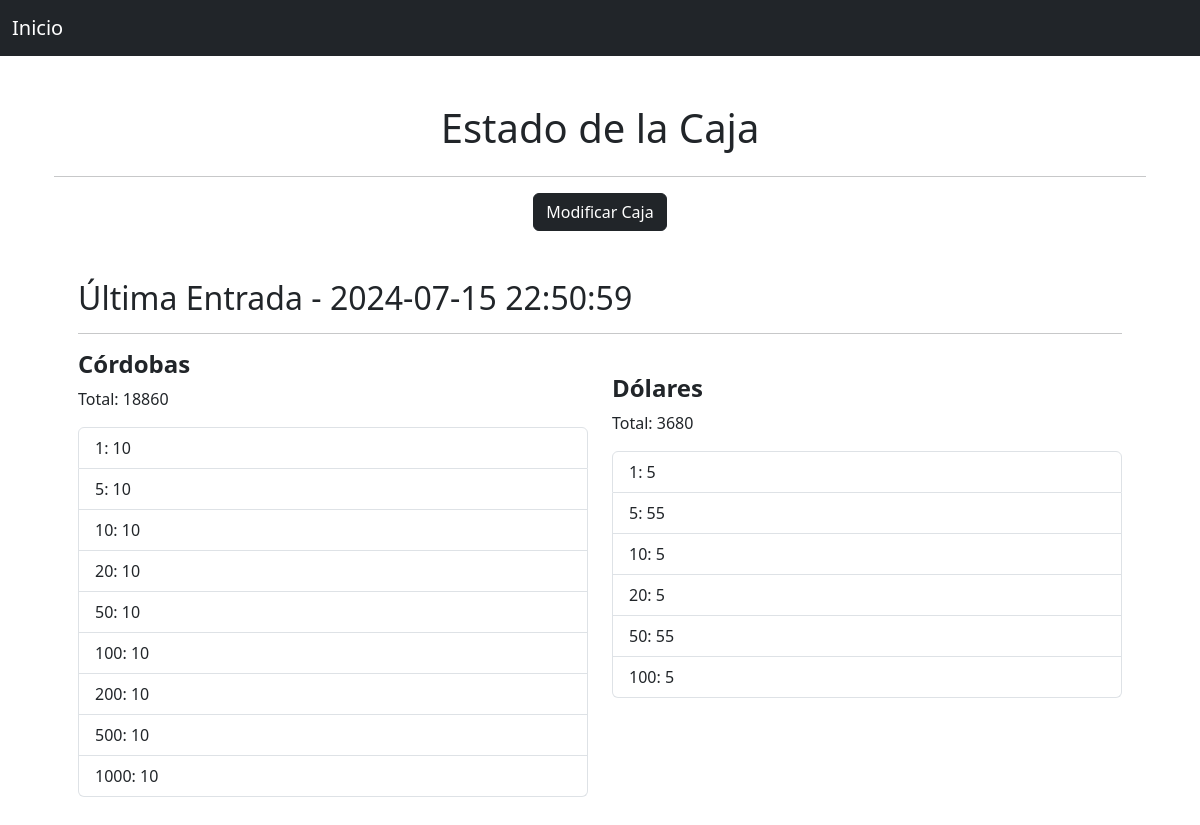
Page /caja/get on the earlier database version.
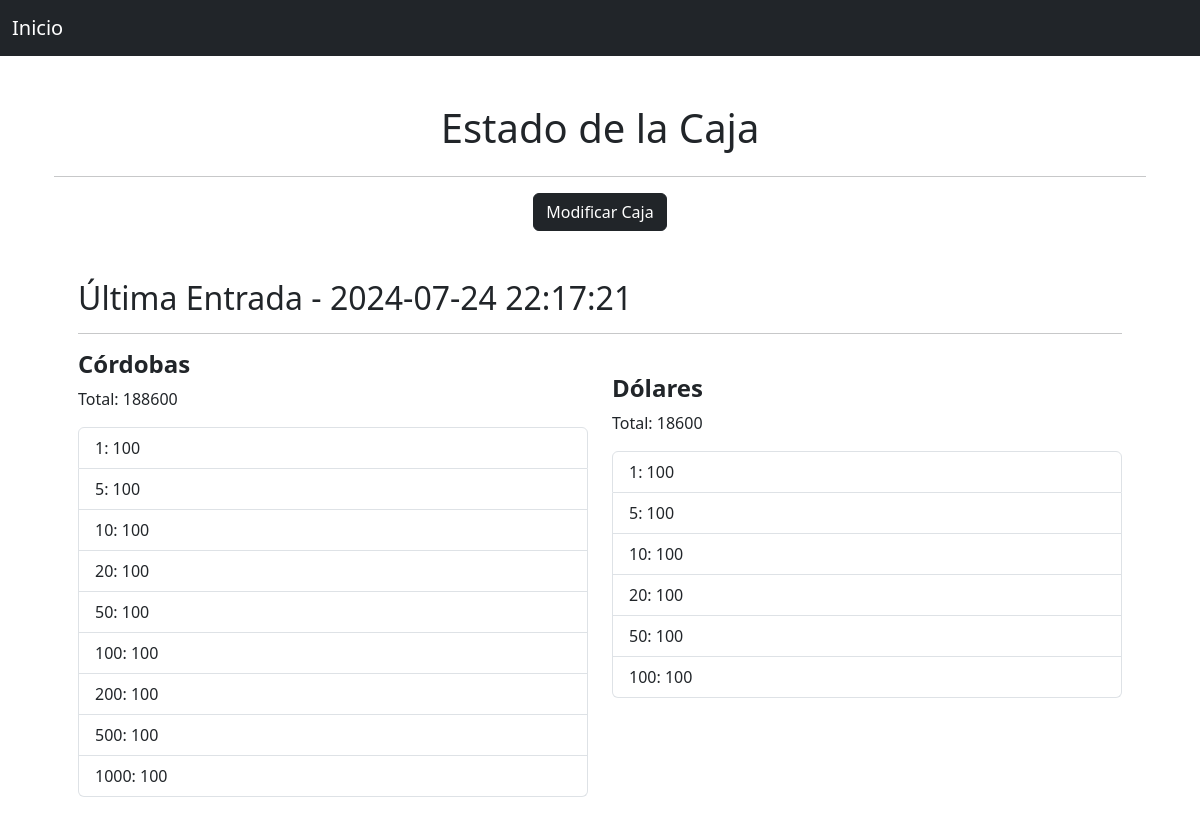
Same page on the later database version.
### app/models/caja.py (models this page shows, shortened)
class Caja(db.Model):
    id = db.Column(db.Integer, primary_key=True)
    fecha = db.Column(db.DateTime, nullable=False, default=datetime.utcnow)
    moneda_local_1 = db.Column(db.Integer, default=0)  # Ejemplo: billetes de 1
    moneda_local_5 = db.Column(db.Integer, default=0)  # Ejemplo: billetes de 5
    moneda_local_10 = db.Column(db.Integer, default=0)  # Ejemplo: billetes de 10
    moneda_local_20 = db.Column(db.Integer, default=0)  # Ejemplo: billetes de 20
    moneda_local_50 = db.Column(db.Integer, default=0)  # Ejemplo: billetes de 50
    moneda_local_100 = db.Column(db.Integer, default=0)  # Ejemplo: billetes de 100
    moneda_local_200 = db.Column(db.Integer, default=0)  # Ejemplo: billetes de 200
    moneda_local_500 = db.Column(db.Integer, default=0)  # Ejemplo: billetes de 500
    moneda_local_1000 = db.Column(db.Integer, default=0)  # Ejemplo: billetes de 1000
    dolar_1 = db.Column(db.Integer, default=0)  # Ejemplo: billetes de 1 dólar
    dolar_5 = db.Column(db.Integer, default=0)  # Ejemplo: billetes de 5 dólares
    dolar_10 = db.Column(db.Integer, default=0)  # Ejemplo: billetes de 10 dólares
    dolar_20 = db.Column(db.Integer, default=0)  # Ejemplo: billetes de 20 dólares
    dolar_50 = db.Column(db.Integer, default=0)  # Ejemplo: billetes de 50 dólares
    dolar_100 = db.Column(db.Integer, default=0)  # Ejemplo: billetes de 100 dólares

### app/views/main.py (the view)
@main.route('/caja/get')
def get_caja():
    caja = Caja.query.order_by(Caja.id.desc()).first()
    total = get_total()
    return render_template('main/get_caja.html', caja=caja, total=total)

### app/views/main.py (called while the page is built)
def get_total():
    caja = Caja.query.order_by(Caja.id.desc()).first()
    total_local = 0
    total_local += caja.moneda_local_1
    total_local += caja.moneda_local_5 * 5
    total_local += caja.moneda_local_10 * 10
    total_local += caja.moneda_local_20 * 20
    total_local += caja.moneda_local_50 * 50
    total_local += caja.moneda_local_100 * 100
    total_local += caja.moneda_local_200 * 200
    total_local += caja.moneda_local_500 * 500
    total_local += caja.moneda_local_1000 * 1000
    total_dolar = 0
    total_dolar += caja.dolar_1
    total_dolar += caja.dolar_5 * 5
    total_dolar += caja.dolar_10 * 10
    total_dolar += caja.dolar_20 * 20
    total_dolar += caja.dolar_50 * 50
    total_dolar += caja.dolar_100 * 100
    return {'total_local': total_local, 'total_dolar': total_dolar}

### app/templates/main/get_caja.html (shortened to what this page needs)
{%extends 'base.html'%}
{%block content%}
<div class="container text-center mt-5">
    <h1 class="mb-4">Estado de la Caja</h1>
    <hr>
</div>
<div class="container text-center">
    <a class="btn btn-dark" href="{{url_for('main.set_caja')}}">Modificar Caja</a>
</div>
<div class="container mt-5">
    {% if caja %}
    <div class="container">
        <div class="container">
            <h2 class="card-title">Última Entrada - {{ caja.fecha.strftime('%Y-%m-%d %H:%M:%S') }}</h2>
            <hr>
        </div>
        <div class="container">
            <div class="row">
                <div class="col-md-6">
                    <h4><b>Córdobas</b></h4>
                    <p>Total: {{total['total_local']}}</p>
                    <ul class="list-group">
                        <li class="list-group-item">1: {{ caja.moneda_local_1 }}</li>
                        <li class="list-group-item">5: {{ caja.moneda_local_5 }}</li>
                        <li class="list-group-item">10: {{ caja.moneda_local_10 }}</li>
                        <li class="list-group-item">20: {{ caja.moneda_local_20 }}</li>
                        <li class="list-group-item">50: {{ caja.moneda_local_50 }}</li>
                        <li class="list-group-item">100: {{ caja.moneda_local_100 }}</li>
                        <li class="list-group-item">200: {{ caja.moneda_local_200 }}</li>
                        <li class="list-group-item">500: {{ caja.moneda_local_500 }}</li>
                        <li class="list-group-item">1000: {{ caja.moneda_local_1000 }}</li>
                    </ul>
                </div>
                <div class="col-md-6">
                    <h4 class="mt-4"><b>Dólares</b></h4>
                    <p>Total: {{total['total_dolar']}}</p>
                    <ul class="list-group">
                        <li class="list-group-item">1: {{ caja.dolar_1 }}</li>
                        <li class="list-group-item">5: {{ caja.dolar_5 }}</li>
                        <li class="list-group-item">10: {{ caja.dolar_10 }}</li>
                        <li class="list-group-item">20: {{ caja.dolar_20 }}</li>
                        <li class="list-group-item">50: {{ caja.dolar_50 }}</li>
                        <li class="list-group-item">100: {{ caja.dolar_100 }}</li>
                    </ul>
                </div>
            </div>
        </div>
    </div>
    {% else %}
    <div class="alert alert-warning" role="alert">
        No hay entradas en la caja.
    </div>
    {% endif %}
</div>
{%endblock%}

### app/templates/base.html (shortened to what this page needs)
<!DOCTYPE html>
<html lang="en">
<head>
    <link href="https://cdn.jsdelivr.net/npm/bootstrap@5.3.3/dist/css/bootstrap.min.css" rel="stylesheet">
</head>
<body>
    <nav class="navbar navbar-expand-lg navbar-dark bg-dark">
        <div class="container-fluid">
            <a class="navbar-brand" href="{{ url_for('main.index') }}">Inicio</a>
        </div>
    </nav>
    <div class="container my-5">
        {%block content%}{%endblock%}
    </div>
</body>
</html>

Differences in the rows shown:
removed Caja: fecha "2024-07-15 22:50:59", moneda_local_1 "10", moneda_local_5 "10", moneda_local_10 "10", moneda_local_20 "10", moneda_local_50 "10", moneda_local_100 "10", moneda_local_200 "10", moneda_local_500 "10", moneda_local_1000 "10", dolar_1 "5", dolar_5 "55", dolar_10 "5", dolar_20 "5", dolar_50 "55", dolar_100 "5"
now on this page (row edited): Caja: fecha "2024-07-24 22:17:21", moneda_local_1 "100", moneda_local_5 "100", moneda_local_10 "100", moneda_local_20 "100", moneda_local_50 "100", moneda_local_100 "100", moneda_local_200 "100", moneda_local_500 "100", moneda_local_1000 "100", dolar_1 "100", dolar_5 "100", dolar_10 "100", dolar_20 "100", dolar_50 "100", dolar_100 "100"
Other differences:
{{ total['total_local'] }}: "18860" → "188600"
{{ total['total_dolar'] }}: "3680" → "18600"
